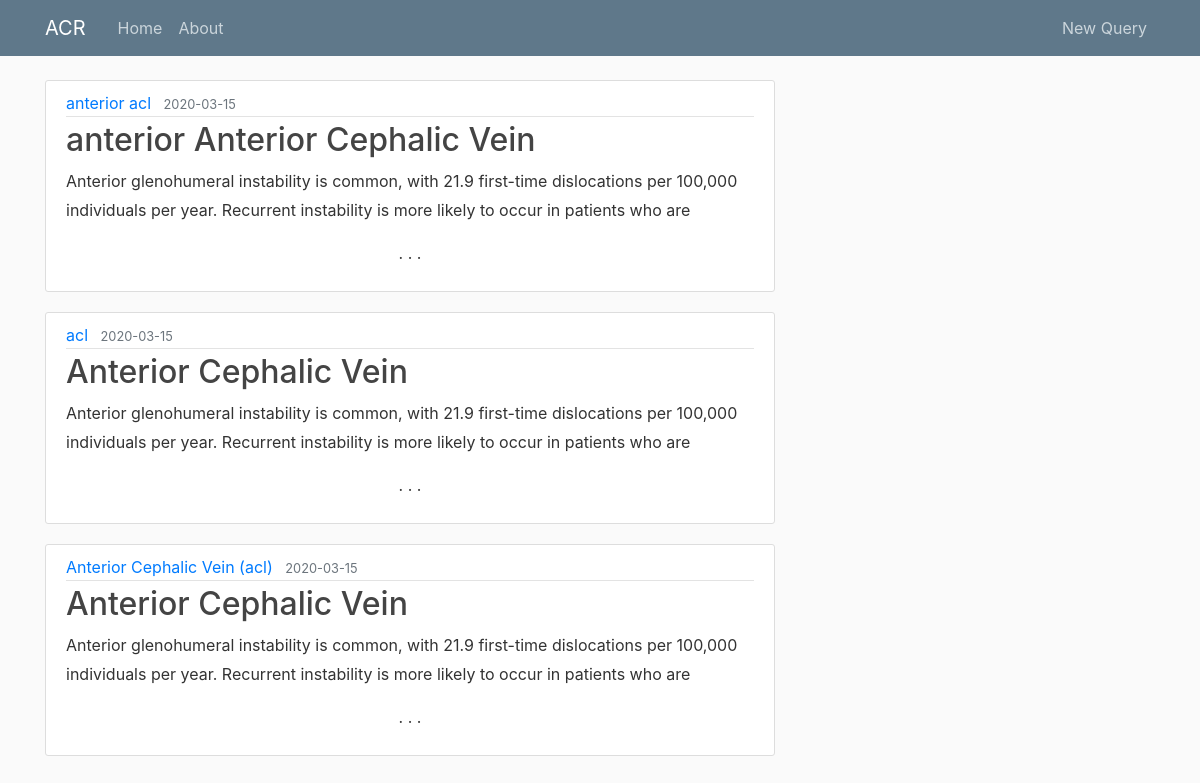
The page /home on the database its author committed.
### flaskblog/models.py (models this page shows, shortened)
class QueryT(db.Model):
    id = db.Column(db.Integer, primary_key=True)
    term = db.Column(db.String(100), nullable=False)
    origterm = db.Column(db.String(100), nullable=False)
    date_posted = db.Column(db.DateTime, nullable=False, default=datetime.utcnow)
    content = db.Column(db.Text, nullable=False)

### flaskblog/routes.py (the view)
@app.route("/")
@app.route("/home")
def home():
    queriest = QueryT.query.all()
    queriest = queriest[::-1]
    return render_template('home.html', queriest=queriest)

### flaskblog/templates/home.html
{% extends "layout.html" %}
{% block content %}
    {% for queryt in queriest %}
        <article class="media content-section">
          <div class="media-body">
            <div class="article-metadata">
              <a class="mr-2" href="#">{{ queryt.origterm }}</a>
              <small class="text-muted">{{ queryt.date_posted.strftime('%Y-%m-%d') }}</small>
            </div>
            <h2><a class="article-title" href="{{ url_for('queryt', queryt_id=queryt.id) }}">{{ queryt.term }}</a></h2>
            <p class="article-home">{{ queryt.content }}</p>
            <p class="cont-dash">. . .</p>
          </div>
        </article>
    {% endfor %}
{% endblock content %}

### flaskblog/templates/layout.html (shortened to what this page needs)
<!DOCTYPE html>
<html>
<head>
    <link rel="stylesheet" href="https://maxcdn.bootstrapcdn.com/bootstrap/4.0.0/css/bootstrap.min.css">
    <link rel="stylesheet" type="text/css" href="{{ url_for('static', filename='main.css') }}">
</head>
<body>
    <header class="site-header">
      <nav class="navbar navbar-expand-md navbar-dark bg-steel fixed-top">
        <div class="container">
          <a class="navbar-brand mr-4" href="/">ACR</a>
          <div class="collapse navbar-collapse" id="navbarToggle">
            <div class="navbar-nav mr-auto">
              <a class="nav-item nav-link" href="{{ url_for('home') }}">Home</a>
              <a class="nav-item nav-link" href="{{ url_for('about') }}">About</a>
            </div>
            <div class="navbar-nav">
                <a class="nav-item nav-link" href="{{ url_for('new_queryt') }}">New Query</a>
            </div>
          </div>
        </div>
      </nav>
    </header>
    <main role="main" class="container">
      <div class="row">
        <div class="col-md-8">
          {% block content %}{% endblock %}
        </div>
        <div class="col-md-4">
        </div>
      </div>
    </main>
</body>
</html>

### flaskblog/static/main.css (style rules this page uses)
body { background: #fafafa; color: #333333; margin-top: 5rem; }
h1, h2, h3, h4, h5, h6 { color: #444444; }
.bg-steel { background-color: #5f788a; }
.site-header .navbar-nav .nav-link { color: #cbd5db; }
.content-section { background: #ffffff; padding: 10px 20px; border: 1px solid #dddddd; border-radius: 3px; margin-bottom: 20px; }
.article-title { color: #444444; }
.article-home { white-space: pre-line; overflow: hidden; text-overflow: ellipsis; max-height: 3.6em; line-height: 1.8em; }
.cont-dash { text-align: center; }
.article-metadata { padding-bottom: 1px; margin-bottom: 4px; border-bottom: 1px solid #e3e3e3 }

### rows shown on the page
QueryT: origterm "anterior acl", date_posted "2020-03-15", term "anterior Anterior Cephalic Vein", content "Anterior glenohumeral instability is common, with 21.9 first-time dislocations per 100,000 individuals per year. Recurrent instability is more likely to occur in patients who are…"
QueryT: origterm "acl", date_posted "2020-03-15", term "Anterior Cephalic Vein", content "Anterior glenohumeral instability is common, with 21.9 first-time dislocations per 100,000 individuals per year. Recurrent instability is more likely to occur in patients who are…"
QueryT: origterm "Anterior Cephalic Vein (acl)", date_posted "2020-03-15", term "Anterior Cephalic Vein", content "Anterior glenohumeral instability is common, with 21.9 first-time dislocations per 100,000 individuals per year. Recurrent instability is more likely to occur in patients who are…"
